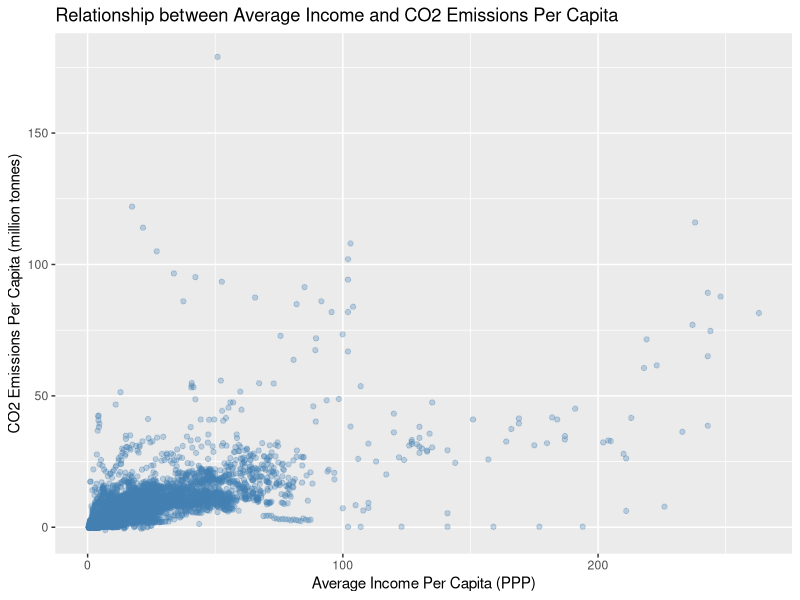
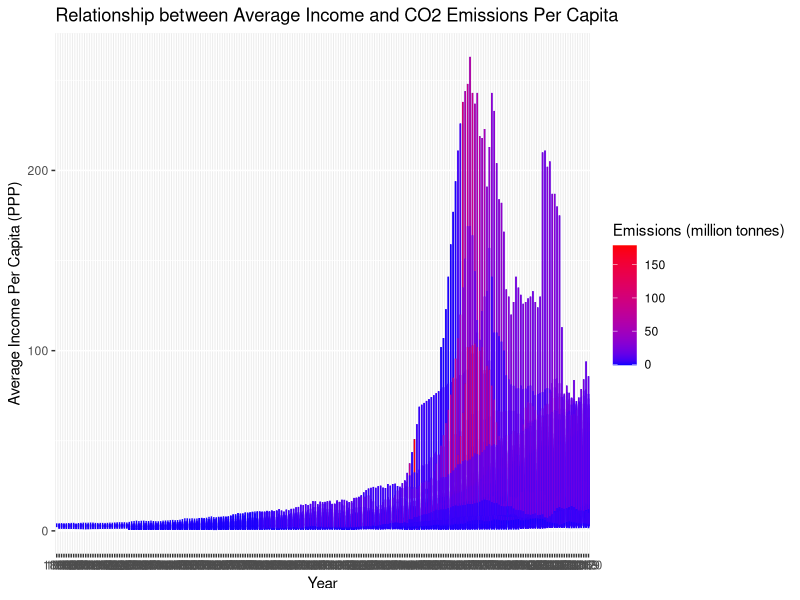

Write R code to recreate these figures, in order.
## ---- chunk 1
library(tidyverse)
options(scipen = 999)
co2 <- read_csv("co2.csv")
ipp <- read_csv("ipp.csv")
## ---- chunk 2
clean_init_repeats <- function(df) {
  for (i in 1:nrow(df)) {
    row <- df[i,]
    for (j in 2:(length(row)- 1)) {
      if (row[j] == row[j + 1]) {
        row[j] <- NA
      } else {
        break;
      }
    }
    
    df[i,] <- row
  }
  
  return(df)
}

co2 <- co2 %>%
  clean_init_repeats()

## ---- chunk 3
ipp <- ipp %>%
  clean_init_repeats()
## ---- chunk 4
co2_long <- co2 %>%
  mutate(across(`1800`:`2020`, 
                ~ as.numeric(str_replace(.x, "−", "-")))) %>%
  pivot_longer(cols = `1800`:`2020`,
               names_to = "year",
               values_to = "emissions")
## ---- chunk 5
ipp_long <- ipp %>%
   select(country:`2020`) %>%
   pivot_longer(cols = `1800`:`2020`,
               names_to = "year",
               values_to = "average_income_per_capita")
## ---- chunk 6
merged_data <- inner_join(co2_long, ipp_long, by = c("country", "year")) %>%
  drop_na()
## ---- chunk 7
merged_data |>
  ggplot(mapping = aes(x = average_income_per_capita, y = emissions)) +
  geom_point(alpha = 0.3, color = "steelblue") +
  labs(x = "Average Income Per Capita (PPP)", y = "CO2 Emissions Per Capita (million tonnes)", title = "Relationship between Average Income and CO2 Emissions Per Capita")
## ---- chunk 8
merged_data |>
  mutate(year = as.factor(year)) |>
  ggplot(mapping = aes(x = year, y = average_income_per_capita, color = emissions)) +
  geom_line() +
  labs(x = "Year", y = "Average Income Per Capita (PPP)", title = "Relationship between Average Income and CO2 Emissions Per Capita") +
  scale_color_gradient(low = "blue", high = "red", name = "Emissions (million tonnes)")
## ---- chunk 9
Model <- lm(emissions ~ average_income_per_capita, data = merged_data)
summary(Model)
## ---- chunk 10
#printing out the regression equation
coef <- coef(Model)
print(paste("The Regression Equation is: Emissions =", as.character(coef[1]), "+", as.character(coef[2]), "*average_income_per_capita"))
